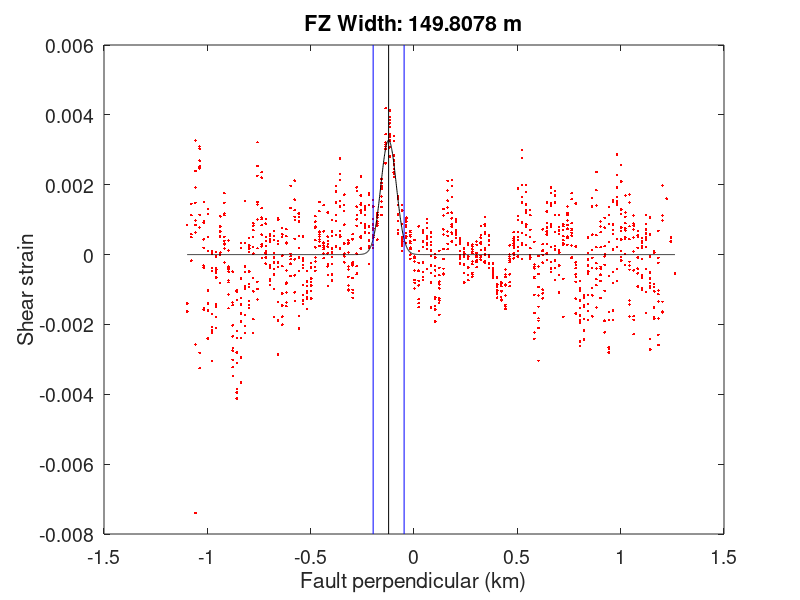

Here is the MATLAB script that generated this plot:
%Code developed for:
%Slip Zone Width and Distributed Fault Slip from Differential Lidar Along the Creeping Section of the Central San Andreas Fault, California
%Chelsea Scott1, Stephen DeLong2 and Ramon Arrowsmith1
%1School of Earth and Space Exploration, Arizona State University, Tempe, AZ, USA
%2US Geological Survey, Moffett Field, CA, USA

clear all; close all
load strain_example 
%xdata- fault perpendicular location
%ydata- strain 
%b- mapped fault location - use as guess for fault location in the Gaussian
%fit 
    
x0= [1,0,1];%initial value of parameters
fun = @(x)(x(1)/1e3*exp(-(xdata-(b-x(2))).^2/(2*(x(3)*50)^2)))-ydata; %Gaussian function to fit to strain data 

options.Algorithm = 'levenberg-marquardt';
[x,resnorm,residual,exitflag,output,lambda,jacobian] = lsqnonlin(fun,x0,[],[],options); %non-linear least squares

x_toplot= min(xdata):1:max(xdata);
y_toplot=(x(1)/1e3*exp(-(x_toplot-(b-x(2))).^2/(2*(x(3)*50)^2)));
x(3) = abs(x(3));
x=[x(1)/1e3 (b-x(2)) x(3)*50 ];
f1= x(2);

figure
plot( xdata/1e3-mean(xdata/1e3), ydata ,'r.');hold on
plot(x_toplot/1e3-mean(xdata/1e3), y_toplot, '-k')
plot([1,1]*x(2)/1e3-mean(xdata/1e3),[ylim],'-k')
plot([1,1]*(x(2)-2*x(3))/1e3-mean(xdata/1e3),[ylim],'-b')
plot([1,1]*(x(2)+2*x(3))/1e3-mean(xdata/1e3),[ylim],'-b')
xlabel('Fault perpendicular (km)');ylabel('Shear strain')
title(['FZ Width: ',num2str(4*x(3)),' m'])
set(gca,'FontSize',14)



